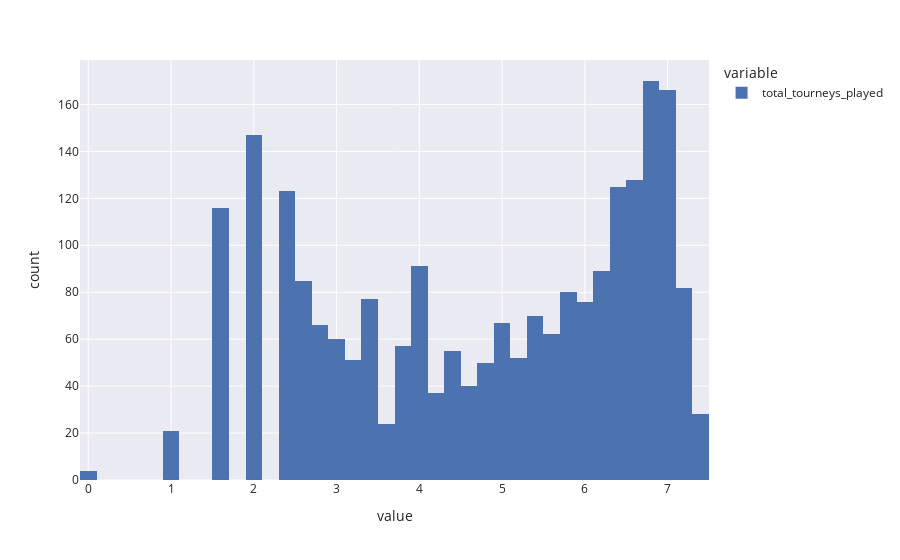

Notebook code for this chart:
### Code cell
np.log2(df_players.total_tourneys_played).hist()

### Figure 1 — Plotly figure (JSON) as saved in the notebook; plotly's stock layout.template omitted (floating-point values rounded to 4 significant figures; data arrays with more than 128 entries replaced by an {"elided": "..."} marker saying what was removed)
{"data": [{"alignmentgroup": "True", "bingroup": "x", "hovertemplate": "variable=total_tourneys_played<br>value=%{x}<br>count=%{y}<extra></extra>", "legendgroup": "total_tourneys_played", "marker": {"color": "rgb(76,114,176)", "pattern": {"shape": ""}}, "name": "total_tourneys_played", "offsetgroup": "total_tourneys_played", "orientation": "v", "showlegend": true, "type": "histogram", "x": {"elided": "2299 float values"}, "xaxis": "x", "yaxis": "y"}], "layout": {"barmode": "relative", "legend": {"title": {"text": "variable"}, "tracegroupgap": 0}, "margin": {"t": 60}, "xaxis": {"anchor": "y", "domain": [0, 1], "title": {"text": "value"}}, "yaxis": {"anchor": "x", "domain": [0, 1], "title": {"text": "count"}}}}
